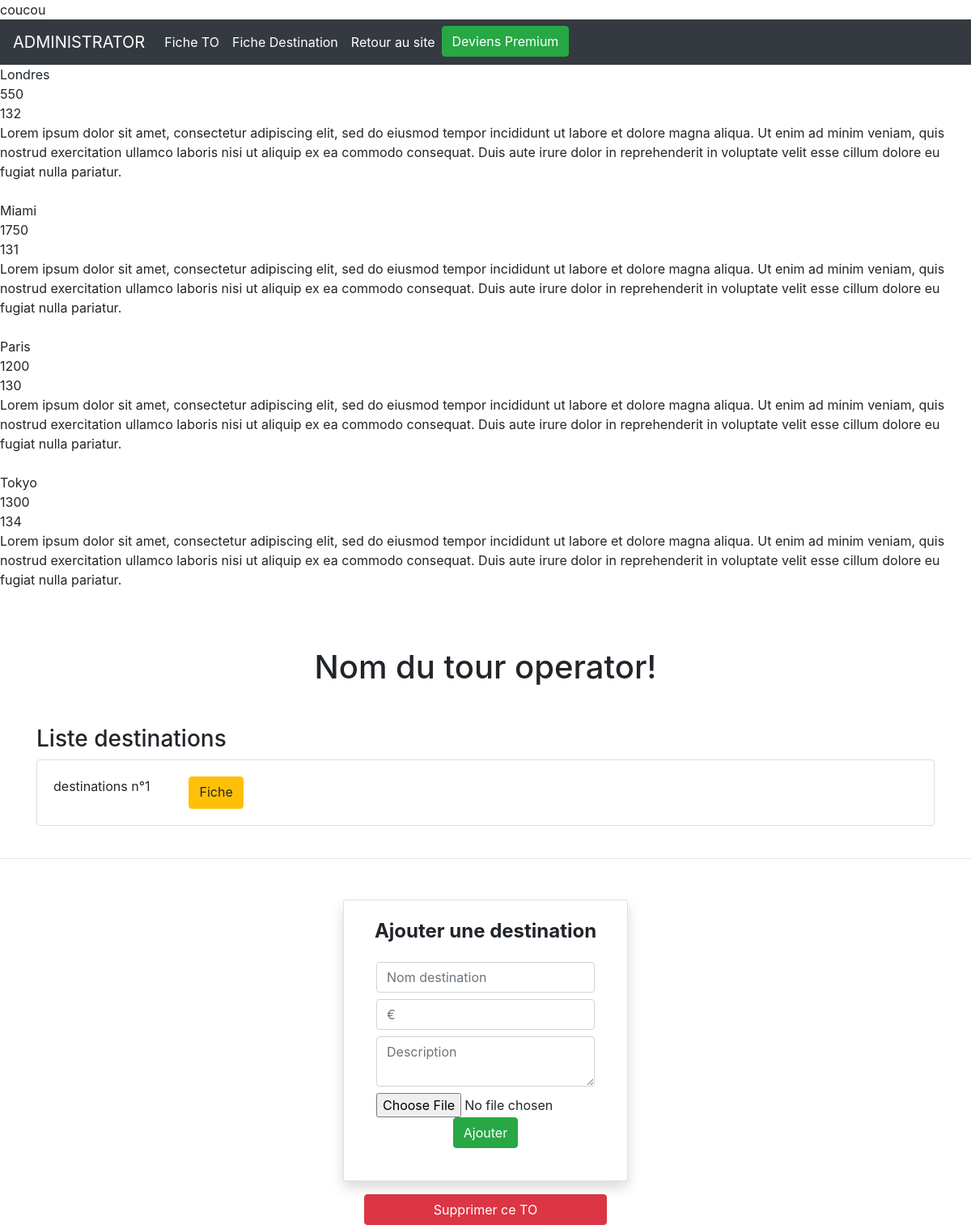
Before: /admin/fiche-operator-admin.php with the older database file.
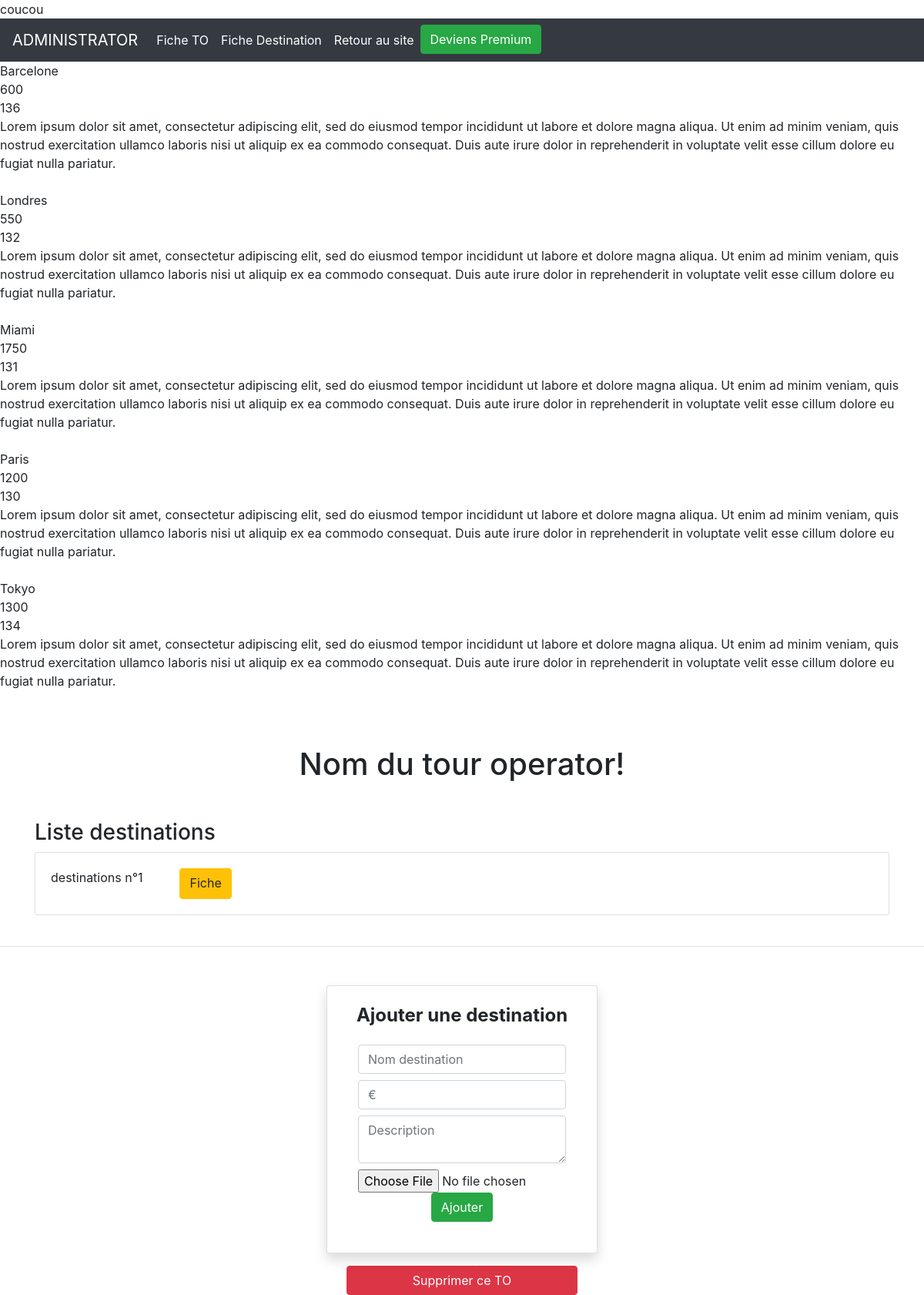
After: the same page with the newer database file.
### tables this page shows
CREATE TABLE `destinations` (
  `id` int(10) NOT NULL,
  `location` varchar(150) NOT NULL,
  `price` int(10) NOT NULL,
  `operator_id` int(10) NOT NULL,
  `img` varchar(255) NOT NULL,
  `description` varchar(2000) NOT NULL
);

### assets/classes/DestinationManager.php (called while the page is built, shortened)
<?php
class DestinationManager
{
    protected $db;
    public function __construct(PDO $db)
    {
        $this->db = $db;
    }
    public function getAllDestinations()
    {
        $allDestinationsQuery = $this->db->query(
            'SELECT
                *
            FROM
                destinations
            GROUP BY
                location
            ORDER BY
                location'
        );
        $allDestinationsArray = $allDestinationsQuery->fetchAll(PDO::FETCH_ASSOC);
        return $allDestinationsArray;
    }
}
?>

### admin/fiche-operator-admin.php (the view, shortened to what this page needs)
<!doctype html>
<html lang="en">
<head>
  <link rel="stylesheet" href="https://stackpath.bootstrapcdn.com/bootstrap/4.5.0/css/bootstrap.min.css"
>
</head>
<body>
  <?php
    include ('../config.php');
    include ('../assets/partials/nav-admin.php');
    $destinationManager = new DestinationManager($db);
    $allDestinations = $destinationManager->getAllDestinations();
      foreach ($allDestinations as $oneDestination) {
          echo($oneDestination['location']).'<br>';
          echo($oneDestination['price']).'<br>';
          echo($oneDestination['operator_id']).'<br>';
          echo($oneDestination['description']).'<br><br>';
      }
  ?>
  <div class="container mt-5">
    <h1 class="text-center mb-5">Nom du tour operator!</h1>
    <h3>Liste destinations</h3>
    <div class="row">
      <div class="col-sm-12 mb-4">
        <div class="card">
          <div class="card-body d-inline-flex">
            <p>destinations n°1</p>
            <a class="btn btn-warning ml-5" href="./view/fiche-operator-admin.php" role="button">Fiche </a>
          </div>
        </div>
      </div>
    </div>
  </div>
  <hr style="width:100%;height:2px;">
  <div class="container">
    <div class="container w-75 d-flex justify-content-center  mt-5">
      <div class="card p-4 shadow" style="width: 22rem;">
        <h4 class="text-center text-underlined"><strong>Ajouter une destination</strong></h4>
        <form class="p-3" action="../assets/apps/add_destination.php" method="POST" enctype="multipart/form-data">
          <input type="text" class="form-control mb-2" placeholder="Nom destination" name="destinationLocation">
          <input type="text" class="form-control mb-2" placeholder="€" name="destinationPrice">
          <textarea class="form-control mb-2" placeholder="Description" name="destinationDescription"></textarea>
          <input type="file" class="form-control-file" accept="image/*" name="destinationImage" >
          <div class="text-center">
              <button class="btn btn-success align-center" type="submit" name="submit">Ajouter</button>
        </div>
        </form>
      </div>
    </div>
  </div>
  <div class="d-flex justify-content-center mt-3">
    <a class="btn btn-danger d-flex justify-content-center w-25" href="#" role="button">Supprimer ce TO</a>
  </div>
</body>
</html>

### assets/apps/premium_process.php (shortened to what this page needs)
<?php
echo 'coucou';
?>

### assets/partials/nav-admin.php (shortened to what this page needs)
<?php include ('../assets/apps/premium_process.php'); ?>
<nav class="navbar navbar-expand-lg navbar-light bg-dark">
  <a class="navbar-brand text-white" href="index.php">ADMINISTRATOR</a>
  <div class="collapse navbar-collapse" id="navbarNavAltMarkup">
    <div class="navbar-nav">
      <a class="nav-item nav-link text-white" href="fiche-operator-admin.php">Fiche TO</a>
      <a class="nav-item nav-link text-white" href="fiche-destination-admin.php">Fiche Destination</a>
      <a class="nav-item nav-link text-white" href="/index.php">Retour au site</a>
      <form class="" action="#" method="POST">
        <button class="btn btn-success" type="submit" role="button" name="premium">Deviens Premium</button>
      </form>
    </div>
  </div>
</nav>

Changed rows visible on the page:
added destinations: location "Barcelone", price "600", operator "136", description "Lorem ipsum dolor sit amet, consectetur adipiscing elit, sed do eiusmod tempor incididunt ut labore et dolore magna aliqua. Ut enim ad minim veniam, quis nostrud exercitation ullamco laboris nisi ut aliquip ex ea commodo consequat. Duis aute irure dolor in reprehenderit in voluptate velit esse cillum dolore eu fugiat nulla pariatur."
